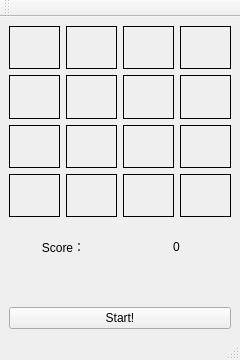
<?xml version="1.0" encoding="UTF-8"?>
<ui version="4.0">
 <class>MainGame</class>
 <widget class="QMainWindow" name="MainGame">
  <property name="geometry">
   <rect>
    <x>0</x>
    <y>0</y>
    <width>240</width>
    <height>360</height>
   </rect>
  </property>
  <property name="baseSize">
   <size>
    <width>240</width>
    <height>360</height>
   </size>
  </property>
  <property name="windowTitle">
   <string>2048(Demo)</string>
  </property>
  <widget class="QWidget" name="centralwidget">
   <property name="sizePolicy">
    <sizepolicy hsizetype="Preferred" vsizetype="Preferred">
     <horstretch>0</horstretch>
     <verstretch>0</verstretch>
    </sizepolicy>
   </property>
   <property name="baseSize">
    <size>
     <width>240</width>
     <height>480</height>
    </size>
   </property>
   <property name="cursor">
    <cursorShape>ArrowCursor</cursorShape>
   </property>
   <layout class="QGridLayout" name="gridLayout_2" rowstretch="8,2,1,1">
    <item row="0" column="0">
     <layout class="QGridLayout" name="gridLayout">
      <item row="1" column="0">
       <widget class="QLabel" name="label_5">
        <property name="frameShape">
         <enum>QFrame::Shape::Box</enum>
        </property>
        <property name="frameShadow">
         <enum>QFrame::Shadow::Plain</enum>
        </property>
        <property name="text">
         <string/>
        </property>
        <property name="alignment">
         <set>Qt::AlignmentFlag::AlignCenter</set>
        </property>
       </widget>
      </item>
      <item row="1" column="2">
       <widget class="QLabel" name="label_13">
        <property name="frameShape">
         <enum>QFrame::Shape::Box</enum>
        </property>
        <property name="frameShadow">
         <enum>QFrame::Shadow::Plain</enum>
        </property>
        <property name="text">
         <string/>
        </property>
        <property name="alignment">
         <set>Qt::AlignmentFlag::AlignCenter</set>
        </property>
       </widget>
      </item>
      <item row="0" column="3">
       <widget class="QLabel" name="label_3">
        <property name="frameShape">
         <enum>QFrame::Shape::Box</enum>
        </property>
        <property name="frameShadow">
         <enum>QFrame::Shadow::Plain</enum>
        </property>
        <property name="text">
         <string/>
        </property>
        <property name="alignment">
         <set>Qt::AlignmentFlag::AlignCenter</set>
        </property>
       </widget>
      </item>
      <item row="2" column="3">
       <widget class="QLabel" name="label_9">
        <property name="frameShape">
         <enum>QFrame::Shape::Box</enum>
        </property>
        <property name="frameShadow">
         <enum>QFrame::Shadow::Plain</enum>
        </property>
        <property name="text">
         <string/>
        </property>
        <property name="alignment">
         <set>Qt::AlignmentFlag::AlignCenter</set>
        </property>
       </widget>
      </item>
      <item row="3" column="0">
       <widget class="QLabel" name="label_7">
        <property name="frameShape">
         <enum>QFrame::Shape::Box</enum>
        </property>
        <property name="frameShadow">
         <enum>QFrame::Shadow::Plain</enum>
        </property>
        <property name="text">
         <string/>
        </property>
        <property name="alignment">
         <set>Qt::AlignmentFlag::AlignCenter</set>
        </property>
       </widget>
      </item>
      <item row="1" column="3">
       <widget class="QLabel" name="label_10">
        <property name="frameShape">
         <enum>QFrame::Shape::Box</enum>
        </property>
        <property name="frameShadow">
         <enum>QFrame::Shadow::Plain</enum>
        </property>
        <property name="text">
         <string/>
        </property>
        <property name="alignment">
         <set>Qt::AlignmentFlag::AlignCenter</set>
        </property>
       </widget>
      </item>
      <item row="3" column="2">
       <widget class="QLabel" name="label_12">
        <property name="frameShape">
         <enum>QFrame::Shape::Box</enum>
        </property>
        <property name="frameShadow">
         <enum>QFrame::Shadow::Plain</enum>
        </property>
        <property name="text">
         <string/>
        </property>
        <property name="alignment">
         <set>Qt::AlignmentFlag::AlignCenter</set>
        </property>
       </widget>
      </item>
      <item row="3" column="3">
       <widget class="QLabel" name="label_8">
        <property name="frameShape">
         <enum>QFrame::Shape::Box</enum>
        </property>
        <property name="frameShadow">
         <enum>QFrame::Shadow::Plain</enum>
        </property>
        <property name="text">
         <string/>
        </property>
        <property name="alignment">
         <set>Qt::AlignmentFlag::AlignCenter</set>
        </property>
       </widget>
      </item>
      <item row="2" column="0">
       <widget class="QLabel" name="label_6">
        <property name="frameShape">
         <enum>QFrame::Shape::Box</enum>
        </property>
        <property name="frameShadow">
         <enum>QFrame::Shadow::Plain</enum>
        </property>
        <property name="text">
         <string/>
        </property>
        <property name="alignment">
         <set>Qt::AlignmentFlag::AlignCenter</set>
        </property>
       </widget>
      </item>
      <item row="0" column="0">
       <widget class="QLabel" name="label_4">
        <property name="frameShape">
         <enum>QFrame::Shape::Box</enum>
        </property>
        <property name="frameShadow">
         <enum>QFrame::Shadow::Plain</enum>
        </property>
        <property name="text">
         <string/>
        </property>
        <property name="alignment">
         <set>Qt::AlignmentFlag::AlignCenter</set>
        </property>
       </widget>
      </item>
      <item row="2" column="2">
       <widget class="QLabel" name="label_11">
        <property name="frameShape">
         <enum>QFrame::Shape::Box</enum>
        </property>
        <property name="frameShadow">
         <enum>QFrame::Shadow::Plain</enum>
        </property>
        <property name="text">
         <string/>
        </property>
        <property name="alignment">
         <set>Qt::AlignmentFlag::AlignCenter</set>
        </property>
       </widget>
      </item>
      <item row="0" column="1">
       <widget class="QLabel" name="label_14">
        <property name="frameShape">
         <enum>QFrame::Shape::Box</enum>
        </property>
        <property name="frameShadow">
         <enum>QFrame::Shadow::Plain</enum>
        </property>
        <property name="text">
         <string/>
        </property>
        <property name="alignment">
         <set>Qt::AlignmentFlag::AlignCenter</set>
        </property>
       </widget>
      </item>
      <item row="1" column="1">
       <widget class="QLabel" name="label_15">
        <property name="frameShape">
         <enum>QFrame::Shape::Box</enum>
        </property>
        <property name="frameShadow">
         <enum>QFrame::Shadow::Plain</enum>
        </property>
        <property name="text">
         <string/>
        </property>
        <property name="alignment">
         <set>Qt::AlignmentFlag::AlignCenter</set>
        </property>
       </widget>
      </item>
      <item row="2" column="1">
       <widget class="QLabel" name="label_16">
        <property name="frameShape">
         <enum>QFrame::Shape::Box</enum>
        </property>
        <property name="frameShadow">
         <enum>QFrame::Shadow::Plain</enum>
        </property>
        <property name="text">
         <string/>
        </property>
        <property name="alignment">
         <set>Qt::AlignmentFlag::AlignCenter</set>
        </property>
       </widget>
      </item>
      <item row="3" column="1">
       <widget class="QLabel" name="label_17">
        <property name="frameShape">
         <enum>QFrame::Shape::Box</enum>
        </property>
        <property name="frameShadow">
         <enum>QFrame::Shadow::Plain</enum>
        </property>
        <property name="text">
         <string/>
        </property>
        <property name="alignment">
         <set>Qt::AlignmentFlag::AlignCenter</set>
        </property>
       </widget>
      </item>
      <item row="0" column="2">
       <widget class="QLabel" name="label_18">
        <property name="frameShape">
         <enum>QFrame::Shape::Box</enum>
        </property>
        <property name="frameShadow">
         <enum>QFrame::Shadow::Plain</enum>
        </property>
        <property name="text">
         <string/>
        </property>
        <property name="alignment">
         <set>Qt::AlignmentFlag::AlignCenter</set>
        </property>
       </widget>
      </item>
     </layout>
    </item>
    <item row="1" column="0">
     <layout class="QHBoxLayout" name="horizontalLayout">
      <property name="spacing">
       <number>4</number>
      </property>
      <item>
       <widget class="QLabel" name="Score">
        <property name="text">
         <string>Score：</string>
        </property>
        <property name="alignment">
         <set>Qt::AlignmentFlag::AlignCenter</set>
        </property>
       </widget>
      </item>
      <item>
       <widget class="QLabel" name="ScoreNum">
        <property name="text">
         <string>0</string>
        </property>
        <property name="alignment">
         <set>Qt::AlignmentFlag::AlignCenter</set>
        </property>
       </widget>
      </item>
     </layout>
    </item>
    <item row="2" column="0">
     <layout class="QHBoxLayout" name="horizontalLayout_2">
      <item>
       <widget class="QLabel" name="label_Tips">
        <property name="text">
         <string/>
        </property>
        <property name="alignment">
         <set>Qt::AlignmentFlag::AlignCenter</set>
        </property>
       </widget>
      </item>
     </layout>
    </item>
    <item row="3" column="0">
     <layout class="QHBoxLayout" name="horizontalLayout_3">
      <item>
       <widget class="QPushButton" name="pushButton">
        <property name="text">
         <string>Start!</string>
        </property>
       </widget>
      </item>
     </layout>
    </item>
   </layout>
  </widget>
  <widget class="QMenuBar" name="menubar">
   <property name="geometry">
    <rect>
     <x>0</x>
     <y>0</y>
     <width>240</width>
     <height>33</height>
    </rect>
   </property>
  </widget>
  <widget class="QStatusBar" name="statusbar"/>
  <widget class="QToolBar" name="toolBar">
   <property name="windowTitle">
    <string>toolBar</string>
   </property>
   <attribute name="toolBarArea">
    <enum>TopToolBarArea</enum>
   </attribute>
   <attribute name="toolBarBreak">
    <bool>false</bool>
   </attribute>
  </widget>
 </widget>
 <resources/>
 <connections/>
</ui>
